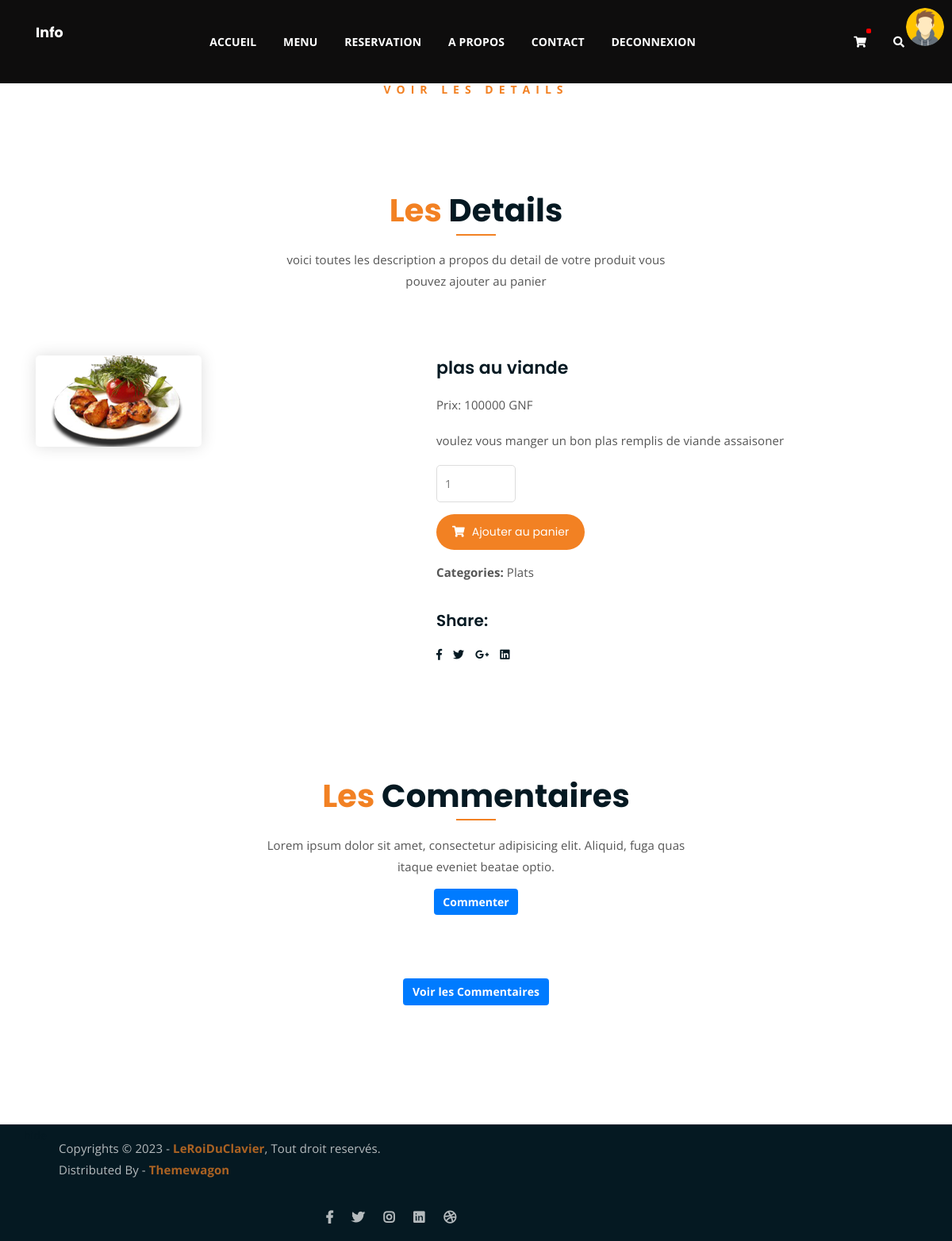
/detail_produit/3/ (signed in), run on the app's committed database.
### gestion_compte/models.py (models this page shows)
class utilisateurs(AbstractUser):
    phone = models.CharField(max_length=13,unique=True,null=True,blank=True)
    profile=models.ImageField(upload_to='profile/',null=True,blank=True)
    token = models.CharField(max_length=120, default='')

### gestion_produit/models.py (models this page shows, shortened)
class Produits(models.Model):
    nom = models.CharField(max_length=50)
    description = models.TextField()
    prix = models.PositiveIntegerField()
    image = models.ImageField(upload_to='%Y/%m/%d',blank=True,null=True)
    date = models.DateField(auto_now=True)
    categorie = models.ForeignKey(Categorie, on_delete=models.CASCADE)
    class Meta:
        verbose_name=("Produits")
        verbose_name_plural=("Produits")

class Categorie(models.Model):
    nom_categorie = models.CharField(max_length=50)
    class Meta:
        verbose_name=("Categorie")
        verbose_name_plural=("Categories")
    def __str__(self):
        return self.nom_categorie

### gestion_produit/views.py (the view)
def detail_produit(request,my_id):
    var = get_object_or_404(Produits,pk=my_id)
    contexte = {'var':var}
    return render(request,'gestion_produit/single-product.html',contexte)

### gestion_produit/context_proccessor.py (called while the page is built)
def list_menu(request):
    donnees = Produits.objects.all()
    cat = Categorie.objects.all()
    context = {'donnees':donnees,"cat":cat}
    return context

### gestion_produit/templates/gestion_produit/single-product.html
{% load static %}
{% block header %}
	{% include "header.html" %}
{% endblock %}
<div class="breadcrumb-section breadcrumb-bg" style="height: 5px;" >
	<div class="container">
		<div class="row">
			<div class="col-lg-8 offset-lg-2 text-center">
				<div class="breadcrumb-text">
					<p>Voir les details</p>
					<h1>{{var.nom}}</h1>
				</div>
			</div>
		</div>
	</div>
</div>
<div class="single-product mt-150 mb-150">
	<div class="container">
		<div class="row">
			<div class="col-lg-8 offset-lg-2 text-center">
				<div class="section-title">
					<h3><span class="orange-text">Les</span> Details</h3>
					<p>voici toutes les description a propos du detail de votre produit vous pouvez ajouter au panier </p>
				</div>
			</div>
		</div>
		<div class="row">
			<div class="col-md-5">
				<div class="single-product-img">
					<a href="{% url 'detail_produit' var.id %}"><img src="{{ var.image.url }}" alt="{{var.nom}}" ></a>
				</div>
			</div>
			<div class="col-md-7">
				<div class="single-product-content">
					<h3> {{var.nom}} </h3>
					<p class="singlsingle-product-pricing">Prix: {{var.prix}} GNF</p>
					<p>{{var.description}} </p>
					<div class="single-product-form">
						<form action="index.html">
							<input type="number" placeholder="1">
						</form>
						<a href="{% url 'add_to_card' var.id %}" class="cart-btn"><i class="fas fa-shopping-cart"></i> Ajouter au panier</a>
						<p><strong>Categories: </strong>{{ var.categorie }}</p>
					</div>
					<h4>Share:</h4>
					<ul class="product-share">
						<li><a href=""><i class="fab fa-facebook-f"></i></a></li>
						<li><a href=""><i class="fab fa-twitter"></i></a></li>
						<li><a href=""><i class="fab fa-google-plus-g"></i></a></li>
						<li><a href=""><i class="fab fa-linkedin"></i></a></li>
					</ul>
				</div>
			</div>
		</div>
	</div>
</div>
{% block footer %}
	{% include "footer.html" %}
{% endblock %}

### templates/header.html (shortened to what this page needs)
{% load static %}
{% block header %}
<!DOCTYPE html>
<html lang="en">
	<head>
		<link rel="stylesheet" href="{% static 'gestion_produit/assets/css/all.min.css' %} ">
		<link rel="stylesheet" href=" {% static 'gestion_produit/assets/bootstrap/css/bootstrap.min.css' %} ">
		<link rel="stylesheet" href=" {% static 'gestion_produit/assets/css/owl.carousel.css' %} ">
		<link rel="stylesheet" href=" {% static 'gestion_produit/assets/css/magnific-popup.css' %} ">
		<link rel="stylesheet" href="{% static 'gestion_produit/assets/css/animate.css' %}">
		<link rel="stylesheet" href="{% static 'gestion_produit/assets/css/meanmenu.min.css' %}">
		<link rel="stylesheet" href="{% static 'gestion_produit/assets/css/main.css' %}">
		<link rel="stylesheet" href="{% static 'gestion_produit/assets/css/responsive.css' %}">
	</head>
<body>
	<div class="top-header-area" id="sticker" style="background-color: rgb(14, 13, 13);">
		{% if user.is_authenticated %}
			{% if user.profile %}
			<img src="{{ user.profile.url }}" alt="" style="width: 4%;float: right;border-radius: 50%;margin: 10px;position: absolute;right: 0;top: 0;">
			{% else %}
		<img src="media/img/avatar.jpg" alt="" style="width: 4%;float: right;border-radius: 50%;margin: 10px;position: absolute;right: 0;top: 0;">
			{% endif %}
		{% endif %}
		<div class="container">
			<div class="row">
				<div class="col-lg-12 col-sm-12 text-center">
					<div class="main-menu-wrap">
						<div class="site-logo">
							{% if user.is_authenticated %}
							<a href="{% url 'list_menu'%}">
								<h5 style="color: white;">{{ user.username }}</h5>
							</a>
							{% endif %}
						</div>
						<nav class="main-menu">
							<ul>
								<li class="active "><a href="{% url 'list_menu' %}" >ACCUEIL</a>
								</li>
								<li class=""><a href="{% url 'all_products' %}">MENU</a>
								</li>
								<li class=""><a href="{% url 'reservation' %}">RESERVATION</a></li>
								<li class=""><a href="{% url 'apropos' %}">A PROPOS</a></li>
								<li class=""><a href="{% url 'contact' %}">CONTACT</a></li>
								{% if not user.is_authenticated %}
								<li class=" "><a href="#">CONNEXION</a>
									<ul class="sub-menu">
										<li><a href="{% url 'login' %}">Se connecter</a>
											<li><a href="{% url 'singup' %}">S'inscrire</a></li>
									</ul>
								</li>
								{% else %}
								<li class=" "><a href="{% url 'logout' %}">DECONNEXION</a></li>
								{% endif %}
								<li>
									<div class="header-icons">
										{% if user.is_authenticated %}
										<a class="shopping-cart" href="{% url 'cart' %}"><i class="fas fa-shopping-cart"  style="position: relative;"> {% if user.is_authenticated %}<span style="position: absolute;background-color: red;border-radius: 30%;padding: 3px;font-size: 13px;top: -10px;font-weight: bold;">{{ nb }}</span>{% endif %}</i></a>
										{% endif %}
										<a class="mobile-hide search-bar-icon" href="#"><i class="fas fa-search"></i></a>
									</div>
								</li>
							</ul>
						</nav>
					</div>
				</div>
			</div>
		</div>
	</div>
	{% endblock %}

### gestion_produit/static/gestion_produit/assets/css/main.css (style rules this page uses)
html { font-size: 14px; font-weight: 400; line-height: 28px; height: 100%; }
body { font-family: "Open Sans", sans-serif; font-weight: 400; font-size: 1rem; letter-spacing: 0.1px; line-height: 1.8; color: #051922; overflow-x: hidden; }
body img { max-width: 100%; }
a { cursor: pointer; text-decoration: none; -webkit-transition: all 0.2s ease-in-out; -o-transition: all 0.2s ease-in-out; transition: all 0.2s ease-in-out; }
h1, .h1, h2, .h2, h3, .h3, h4, .h4, h5, .h5, h6, .h6 { font-family: "Poppins", sans-serif; font-weight: 700; margin: 0 0 1.25rem 0; color: #051922; }
h1:last-child, .h1:last-child, h2:last-child, .h2:last-child, h3:last-child, .h3:last-child, h4:last-child, .h4:last-child, h5:last-child, .h5:last-child, h6:last-child, .h6:last-child { margin: 0; }
h1, .h1 { font-size: 4rem; font-weight: 700; line-height: 4rem; }
h3, .h3 { font-size: 2rem; font-weight: 700; line-height: 2.25rem; }
h4, .h4 { font-size: 1.5rem; font-weight: 700; line-height: 1.75rem; }
h5, .h5 { font-size: 1.25rem; font-weight: 700; line-height: 1.5rem; }
p { font-family: "Open Sans", sans-serif; font-weight: 400; font-size: 1rem; letter-spacing: 0.1px; line-height: 1.8; color: #051922; margin: 0 0 1.25rem 0; }
p:last-child { margin: 0; }
.mt-150 { margin-top: 150px; }
.mb-150 { margin-bottom: 150px; }
.orange-text { color: #F28123; }
a.boxed-btn, a.bordered-btn, a.cart-btn { border-radius: 50px; }
.section-title h3 { font-size: 40px; position: relative; padding-bottom: 15px; }
.section-title h3:after { position: absolute; content: ''; left: 0px; right: 0px; bottom: 0px; width: 50px; height: 2px; background-color: #F28123; margin: 0 auto; }
.section-title p { font-size: 15px; width: 530px; margin: 0 auto; color: #555; margin-top: 10px; line-height: 1.8; }
.section-title { margin-bottom: 80px; }
.breadcrumb-bg { background-image: url(../img/breadcrumb-bg.jpg); }
.breadcrumb-text p { color: #F28123; font-weight: 700; text-transform: uppercase; letter-spacing: 7px; }
.breadcrumb-text h1 { font-size: 50px; font-weight: 900; color: #fff; margin: 0; margin-top: 20px; }
.breadcrumb-section { padding: 0 0; background-size: cover; background-position: center center; position: relative; z-index: 1; background-attachment: fixed; padding-top: 100px; }
.breadcrumb-section:after { position: absolute; left: 0; top: 0; width: 100%; height: 100%; content: ""; background-color: #07212e; z-index: -1; opacity: 0.8; }
.top-header-area { position: absolute; z-index: 999; width: 100%; padding: 25px 0; }
nav.main-menu ul { margin: 0; padding: 0; list-style: none; }
nav.main-menu ul li { display: inline-block; }
nav.main-menu ul li a { color: #fff; font-weight: 700; display: block; padding: 15px; }
nav.main-menu ul > li { position: relative; }
nav.main-menu ul li:last-child a { display: inline-block; }
nav.main-menu > ul li:last-child { float: right; }
.site-logo { float: left; max-width: 150px; }
.main-menu-wrap { position: relative; }
.header-icons a { color: #fff; display: inline-block; padding: 10px; }
.site-logo { padding: 6px 0; }
nav.main-menu li a { -webkit-transition: 0.3s; -o-transition: 0.3s; transition: 0.3s; }
.top-header-area .header-icons a { -webkit-transition: 0.3s; -o-transition: 0.3s; transition: 0.3s; }
.top-header-area { -webkit-transition: 0.3s; -o-transition: 0.3s; transition: 0.3s; }
a.cart-btn { -webkit-transition: 0.3s; -o-transition: 0.3s; transition: 0.3s; }
ul.product-share li a { -webkit-transition: 0.3s; -o-transition: 0.3s; transition: 0.3s; }
html, body { height: 100%; }
a.cart-btn { font-family: 'Poppins', sans-serif; display: inline-block; background-color: #F28123; color: #fff; padding: 10px 20px; }
a.cart-btn i { margin-right: 5px; }
.single-product-img img { border-radius: 5px; -webkit-box-shadow: 0 0 20px #ddd; box-shadow: 0 0 20px #ddd; }
.single-product-content h3 { font-size: 22px; font-weight: 600; }
.single-product-content p { font-size: 15px; color: #555; line-height: 1.8; }
input[type="number"] { border: 1px solid #ddd; border-radius: 5px; padding: 10px; width: 100px; margin-bottom: 15px; }
.single-product-form a.cart-btn { margin-bottom: 15px; }
.single-product-content h4 { font-size: 20px; font-weight: 600; margin-top: 35px; }
ul.product-share { margin: 0; padding: 0; list-style: none; }
ul.product-share li { display: inline-block; }
ul.product-share li a { display: block; color: #051922; margin-right: 10px; }
.single-product-content { margin-left: 30px; }

### data on the page
utilisateurs: username "Info"
Produits: image (picture), nom "plas au viande", prix "100000", description "voulez vous manger un bon plas remplis de viande assaisoner", categorie "Plats"
